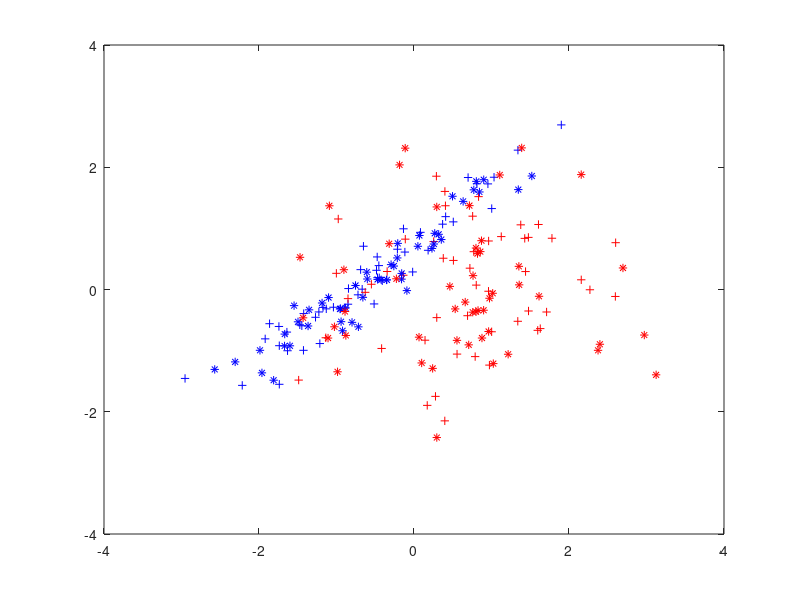

This chart was generated by the following MATLAB code: (Note: this script raises an error after producing the figure.)
% Goal: Gaussian Process Classification - GPC
set(0,'DefaultFigureWindowStyle','docked')

clc; clear; close all
%rng('default');

%% setup test Data points
n1 = 100; n2 = 100;
n_test = 50;

S1 = eye(2); S2 = [1,0.95;0.95,1];
m1 = [0.75, 0]; m2 = [-0.75, 0];

x1 = mvnrnd(m1,S1,n1);
x2 = mvnrnd(m2,S2,n2);

x = [x1(1:n1-n_test,:);x2(1:n2-n_test,:)]; y = [-ones(n1-n_test,1); ones(n2-n_test,1)];
x_test = [x1(n_test+1:end,:);x2(n_test+1:end,:)]; y_test = [-ones(n_test,1); ones(n_test,1)];

plot(x(y==1,1), x(y==1,2), 'b+', x(y==-1,1), x(y==-1,2), 'r+'); hold on;
plot(x_test(y_test==1,1), x_test(y_test==1,2), 'b*', x_test(y_test==-1,1), x_test(y_test==-1,2), 'r*'); hold on;
axis([-4 4 -4 4]);

%% predictive gaussian parameter finding (probit likelihood)
% based on algo 3.1 page 65 GPML book
maxiter = 1000;

sigmaf = 1; l = 1; sigman = 1;
K = get_kernel(x,x,sigmaf,l,sigman);
K = nearestSPD(K);
K = K + eps*eye(size(K));
f = zeros(size(y));

old_log_marg = -Inf; 
iter = 0; 
%while old_log_marg - New_objective > tol && it<maxit %newton iterations
for iter = 1:maxiter
    npf = normpdf(f); cpyf = normcdf(y.*f);
    
    %lp = log(cpyf);
    dlp = y.*npf./cpyf;%3.16
    d2lp = -npf.^2./cpyf.^2 - y.*f.*npf./cpyf;% 3.16
    
    W = -d2lp; sW = sqrt(W);
    B = eye(size(x,1))+sW.*K.*sW;%B=I+sqrt(W)*K*sqrt(W)
    %B = make_PD(B);
    B = nearestSPD(B);
    L = chol(B,'lower');
    b = W.*f + dlp; % 3.18 part 1
    a = b - sW.*(L'\(L\(sW.*K*b)));
    f = K*a;
    new_log_marg = -0.5 * a'*f ...
                + sum(log(normcdf(y.*f)))...
                - sum(log(diag(L)));
    if abs(new_log_marg - old_log_marg) < 1e-3 % need to adapt step sizes
        fprintf('FOUND! %f at %d iteration!',abs(new_log_marg - old_log_marg),iter)
        break
    else
        old_log_marg = new_log_marg;
    end
end  
fhat = f;

%% optimizing kernel hyperparameters

p = [1, 0.1];

fun = @(p) -(-0.5*fhat'*(get_kernel(x,x,p(1),p(2),0)\fhat) ...
    + sum(log(normcdf(y.*fhat)))...
    -0.5*log(det(eye(size(x,1))+...
    sqrt(normpdf(fhat).^2./normcdf(y.*fhat).^2 + y.*fhat.*normpdf(fhat)./normcdf(y.*fhat))...
    .*get_kernel(x,x,p(1),p(2),0).*...
    sqrt(normpdf(fhat).^2./normcdf(y.*fhat).^2 + y.*fhat.*normpdf(fhat)./normcdf(y.*fhat)))));
p = fminsearch(fun,p);

sigmaf=p(1); l=p(2);

%% Binary classification with  approximated Laplace GPC
% algo 3.2 GPML

npf = normpdf(fhat); cpyf = normcdf(y.*fhat);
    
lp = log(cpyf);
dlp = y.*npf./cpyf;%3.16
d2lp = -npf.^2./cpyf.^2 - y.*fhat.*npf./cpyf;% 3.16

W = -d2lp; sW = sqrt(W);
B = eye(size(x,1))+sW.*K.*sW;%B=I+sqrt(W)*K*sqrt(W)
B = make_PD(B);
B = nearestSPD(B);
L = chol(B,'lower');

K_s = get_kernel(x_test, x, sigmaf, l, sigman);
K_ss = get_kernel(x_test, x_test, sigmaf, l, sigman);

fs = K_s'*dlp;
v = L\(sW.*K_s);

y_test_var = diag(K_ss - v'*v);% uncertainty
y_test_mean = normcdf(real(fs./sqrt(1+y_test_var)));% best prediction

%plot(x(y_test_mean>=0.5,1), x(y_test_mean>=0.5,2), 'rO'); hold on;
%plot(x(y_test_mean<0.5,1), x(y_test_mean<0.5,2), 'bO'); hold on;

c1_thresh = 0.5; c2_thresh = 1 - c1_thresh;
y_test_temp = y_test_mean;

y_test_temp(y_test_mean>=c1_thresh) = 1;
y_test_temp(y_test_mean<c2_thresh) = -1;

acc = sum(y_test==y_test_temp);

plot(x(y==1,1), x(y==1,2), 'b+', x(y==-1,1), x(y==-1,2), 'r+'); hold on;
plot(x_test(y_test==1,1), x_test(y_test==1,2), 'b*', x_test(y_test==-1,1), x_test(y_test==-1,2), 'r*');
 
plot(x_test(y_test_mean>=c1_thresh,1), x_test(y_test_mean>=c1_thresh,2), 'bO',...
    x_test(y_test_mean<c2_thresh,1), x_test(y_test_mean<c2_thresh,2), 'rO');
axis([-4 4 -4 4]);title(sprintf('Gaussian Process Classification\nAccuracy = %2.2f%%',acc/100))

%% computation of the covariance function
function K = get_kernel(X1,X2,sigmaf,l,sigman)
k = @(x1,x2,sigmaf,l,sigman) (sigmaf^2)*exp(-(1/(2*l^2))*(x1-x2)*(x1-x2)') + (sigman^2);
K = zeros(size(X1,1),size(X2,1));
for i = 1:size(X1,1)
    for j = 1:size(X2,1)
        if i==j;K(i,j) = k(X1(i,:),X2(j,:),sigmaf,l,sigman);
        else;K(i,j) = k(X1(i,:),X2(j,:),sigmaf,l,0);end
    end
end
end
